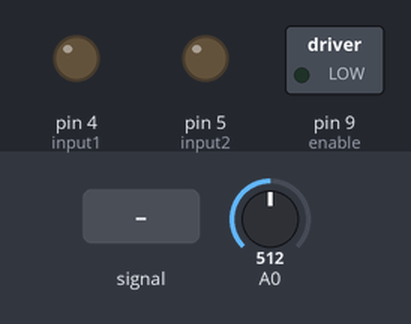
The sketch below on a simulated Arduino Uno, built with avr-gcc and run on an emulated ATmega328P. Shown: switched loads named in the sketch (green lamp = pin HIGH), output pins drawn as LEDs (lit = HIGH). The inputs (shaded band) are chosen by the test bench; at power-on: A0 = 512. What the sketch prints to the serial monitor is not drawn.

Above: at 1.2 s.
1.3 s: A0 fed a 200 Hz sine of ±255 counts around its level
At 1.8 s:
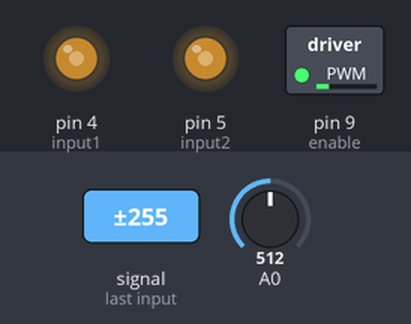
2.8 s: A0 set to 306
At 3.4 s:
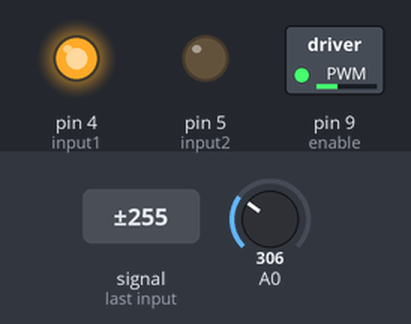
4.3 s: A0 set to 122
At 4.6 s:
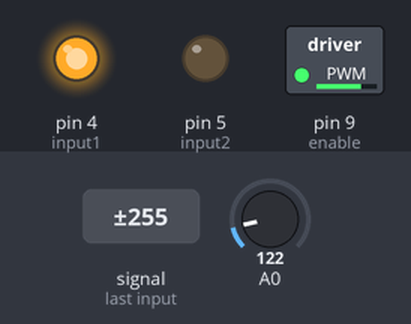
5.8 s: A0 fed a 200 Hz sine of ±81 counts around its level
Timing chart, 0 to 8.6 s (numbered marks = the images above; inputs shaded):
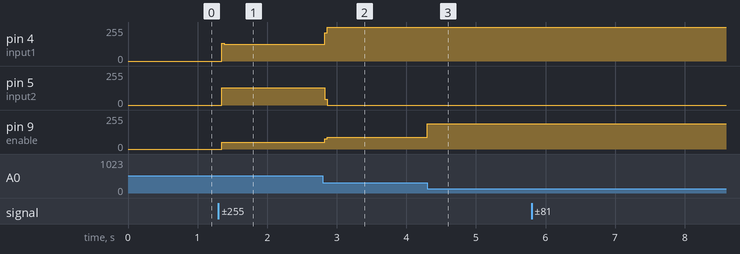

Measured:
- after the input at 1.3 s, pin 4 (input1): 0/255 → 127/255 after 0.05 s; pin 5 (input2): 0/255 → 131/255 after 0.05 s; pin 9 (enable): 0/255 → 52/255 after 0.05 s
- after the input at 2.8 s, pin 4 (input1): 127/255 → 255/255 at once; pin 5 (input2): 131/255 → 0/255 at once; pin 9 (enable): 52/255 → 88/255 at once
- after the input at 4.3 s, pin 9 (enable): 88/255 → 188/255 at once

The sketch:

droneBoat_v002.ino.ino
```cpp
#define enable 9
#define input1 4
#define input2 5

#define neutralHiBound 550
#define neutralLoBound 470
#define stallPoint 70

int throttle = 0;

void setup() {
  Serial.begin(115200);
  pinMode(enable, OUTPUT);
  pinMode(input1, OUTPUT);
  pinMode(input2, OUTPUT);

}

void loop() {

   //Throttle Control:
  int joystick = analogRead(A0);

  // reverse:
  if (joystick < neutralLoBound){
    digitalWrite(input1, HIGH);
    digitalWrite(input2, LOW);
    throttle = map(joystick, neutralLoBound, 0, 0, 255);
  }

  else if (joystick > neutralHiBound){
    digitalWrite(input1, LOW);
    digitalWrite(input2, HIGH);
    throttle = map(joystick, neutralHiBound, 1023, 0, 255);
  }

  // cut motor when torque insufficient:
  if (throttle < stallPoint){
    throttle = 0;
  }

    //CONSOLE READOUT:
    Serial.print(throttle);
    Serial.print("\n");

  analogWrite(enable, throttle);


}
```
